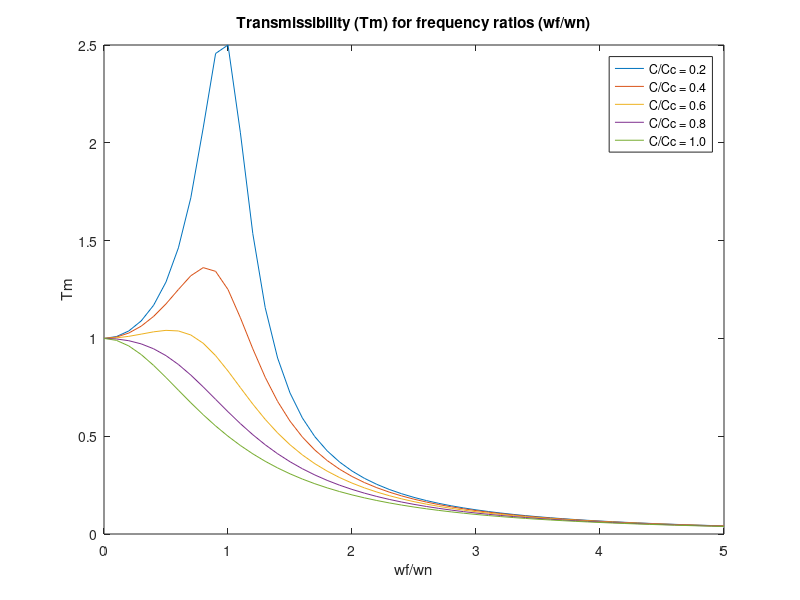

Write the MATLAB code that produced this figure.
% frequency ratios (wf/wn) named as wR
% damping factors (c/cc) named as cR
% transmissibility (Tm) named as Tm

wR=0:0.1:5;
cR=[0.2,0.4,0.6,0.8,1.0];

[wRrows,wRcolumns]=size(wR);
[cRrows,cRcolumns]=size(cR);
Tm=[0,0;0,0];
while cRcolumns>0
    cRtmp=cR(cRcolumns);
    
    wRcoltmp=wRcolumns;
    while wRcoltmp>0
        wRtmp=wR(wRcoltmp);
        Tm(cRcolumns,wRcoltmp)=1/(sqrt((1-(wRtmp^2))^2+(2*cRtmp*wRtmp)^2));
        wRcoltmp=wRcoltmp-1;
    end
    
    cRcolumns=cRcolumns-1;
end

% plot the figure
% Tm--(wf/wn) for different (c/cc)
figure(1);
fig1=plot(wR,Tm(1,:),wR,Tm(2,:),wR,Tm(3,:),wR,Tm(4,:),wR,Tm(5,:));
hold on
legend([fig1(1),fig1(2),fig1(3),fig1(4),fig1(5)],'C/Cc = 0.2','C/Cc = 0.4','C/Cc = 0.6','C/Cc = 0.8','C/Cc = 1.0');
title('Transmissibility (Tm) for frequency ratios (wf/wn)');
xlabel('wf/wn');
ylabel('Tm');


